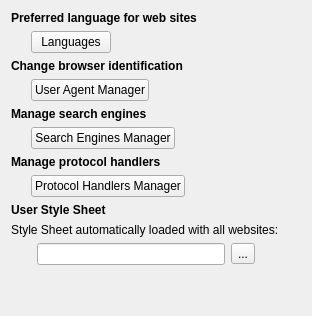
         <widget class="QWidget" name="otherPage">
          <layout class="QGridLayout" name="gridLayout_13">
           <item row="15" column="2">
            <widget class="MacToolButton" name="chooseUserStylesheet">
             <property name="text">
              <string>...</string>
             </property>
            </widget>
           </item>
           <item row="9" column="0" colspan="4">
            <widget class="QLabel" name="label_66">
             <property name="text">
              <string>&lt;b&gt;Manage search engines&lt;/b&gt;</string>
             </property>
            </widget>
           </item>
           <item row="13" column="0" colspan="4">
            <widget class="QLabel" name="label_9">
             <property name="text">
              <string>&lt;b&gt;User Style Sheet&lt;/b&gt;</string>
             </property>
            </widget>
           </item>
           <item row="5" column="0" colspan="2">
            <layout class="QHBoxLayout" name="horizontalLayout_8">
             <item>
              <spacer name="horizontalSpacer_24">
               <property name="orientation">
                <enum>Qt::Horizontal</enum>
               </property>
               <property name="sizeType">
                <enum>QSizePolicy::Fixed</enum>
               </property>
               <property name="sizeHint" stdset="0">
                <size>
                 <width>20</width>
                 <height>20</height>
                </size>
               </property>
              </spacer>
             </item>
             <item>
              <widget class="QPushButton" name="preferredLanguages">
               <property name="text">
                <string>Languages</string>
               </property>
              </widget>
             </item>
             <item>
              <spacer name="horizontalSpacer_10">
               <property name="orientation">
                <enum>Qt::Horizontal</enum>
               </property>
               <property name="sizeHint" stdset="0">
                <size>
                 <width>40</width>
                 <height>20</height>
                </size>
               </property>
              </spacer>
             </item>
            </layout>
           </item>
           <item row="7" column="0" colspan="4">
            <widget class="QLabel" name="label_60">
             <property name="text">
              <string>&lt;b&gt;Change browser identification&lt;/b&gt;</string>
             </property>
            </widget>
           </item>
           <item row="12" column="0" colspan="2">
            <layout class="QHBoxLayout" name="horizontalLayout_5">
             <item>
              <spacer name="horizontalSpacer_28">
               <property name="orientation">
                <enum>Qt::Horizontal</enum>
               </property>
               <property name="sizeType">
                <enum>QSizePolicy::Fixed</enum>
               </property>
               <property name="sizeHint" stdset="0">
                <size>
                 <width>20</width>
                 <height>20</height>
                </size>
               </property>
              </spacer>
             </item>
             <item>
              <widget class="QPushButton" name="protocolHandlers">
               <property name="text">
                <string>Protocol Handlers Manager</string>
               </property>
              </widget>
             </item>
             <item>
              <spacer name="horizontalSpacer_34">
               <property name="orientation">
                <enum>Qt::Horizontal</enum>
               </property>
               <property name="sizeHint" stdset="0">
                <size>
                 <width>40</width>
                 <height>20</height>
                </size>
               </property>
              </spacer>
             </item>
            </layout>
           </item>
           <item row="10" column="0" colspan="2">
            <layout class="QHBoxLayout" name="horizontalLayout_25">
             <item>
              <spacer name="horizontalSpacer_31">
               <property name="orientation">
                <enum>Qt::Horizontal</enum>
               </property>
               <property name="sizeType">
                <enum>QSizePolicy::Fixed</enum>
               </property>
               <property name="sizeHint" stdset="0">
                <size>
                 <width>20</width>
                 <height>20</height>
                </size>
               </property>
              </spacer>
             </item>
             <item>
              <widget class="QPushButton" name="searchEngines">
               <property name="text">
                <string>Search Engines Manager</string>
               </property>
              </widget>
             </item>
             <item>
              <spacer name="horizontalSpacer_32">
               <property name="orientation">
                <enum>Qt::Horizontal</enum>
               </property>
               <property name="sizeHint" stdset="0">
                <size>
                 <width>40</width>
                 <height>20</height>
                </size>
               </property>
              </spacer>
             </item>
            </layout>
           </item>
           <item row="5" column="3">
            <spacer name="horizontalSpacer_6">
             <property name="orientation">
              <enum>Qt::Horizontal</enum>
             </property>
             <property name="sizeHint" stdset="0">
              <size>
               <width>40</width>
               <height>20</height>
              </size>
             </property>
            </spacer>
           </item>
           <item row="16" column="0">
            <spacer name="verticalSpacer_15">
             <property name="orientation">
              <enum>Qt::Vertical</enum>
             </property>
             <property name="sizeHint" stdset="0">
              <size>
               <width>20</width>
               <height>40</height>
              </size>
             </property>
            </spacer>
           </item>
           <item row="14" column="0" colspan="4">
            <widget class="QLabel" name="label_15">
             <property name="text">
              <string>Style Sheet automatically loaded with all websites: </string>
             </property>
            </widget>
           </item>
           <item row="15" column="1">
            <widget class="QLineEdit" name="userStyleSheet"/>
           </item>
           <item row="4" column="0" colspan="4">
            <widget class="QLabel" name="label_36">
             <property name="text">
              <string>&lt;b&gt;Preferred language for web sites&lt;/b&gt;</string>
             </property>
            </widget>
           </item>
           <item row="8" column="0" colspan="2">
            <layout class="QHBoxLayout" name="horizontalLayout_17">
             <item>
              <spacer name="horizontalSpacer_26">
               <property name="orientation">
                <enum>Qt::Horizontal</enum>
               </property>
               <property name="sizeType">
                <enum>QSizePolicy::Fixed</enum>
               </property>
               <property name="sizeHint" stdset="0">
                <size>
                 <width>20</width>
                 <height>20</height>
                </size>
               </property>
              </spacer>
             </item>
             <item>
              <widget class="QPushButton" name="uaManager">
               <property name="text">
                <string>User Agent Manager</string>
               </property>
              </widget>
             </item>
             <item>
              <spacer name="horizontalSpacer_25">
               <property name="orientation">
                <enum>Qt::Horizontal</enum>
               </property>
               <property name="sizeHint" stdset="0">
                <size>
                 <width>40</width>
                 <height>20</height>
                </size>
               </property>
              </spacer>
             </item>
            </layout>
           </item>
           <item row="11" column="0" colspan="4">
            <widget class="QLabel" name="label_7">
             <property name="text">
              <string>&lt;b&gt;Manage protocol handlers&lt;/b&gt;</string>
             </property>
            </widget>
           </item>
          </layout>
         </widget>
